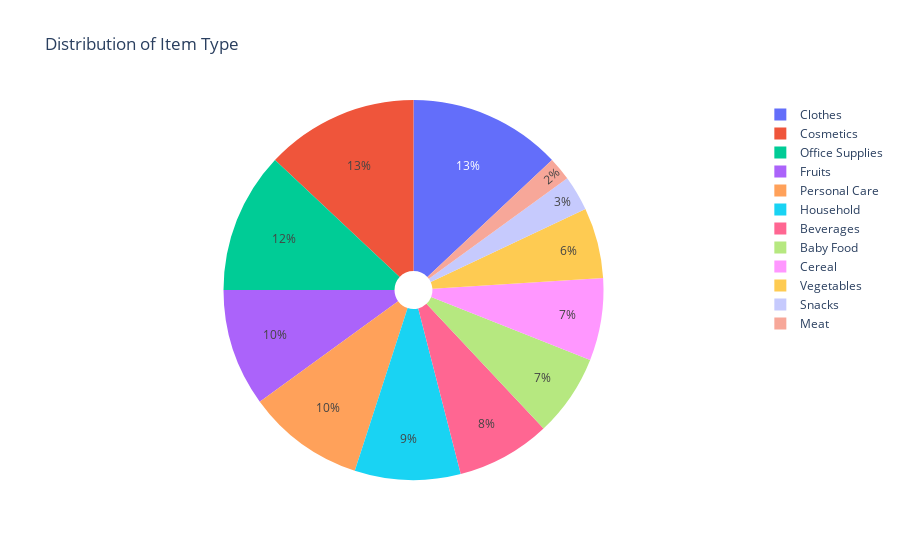

Notebook source saved alongside this figure:
### Markdown cell above
# Distribution of Item Type

### Code cell
F=df['Item_Type'].value_counts().sort_values(ascending=False)
label=F.index
size=F.values
trace =go.Pie(labels=label, values=size, marker=dict(), hole=.1)
data_trace = [trace]
layout = go.Layout(title='Distribution of Item Type')
fig=go.Figure(data=data_trace,layout=layout)
py.iplot(fig)

### Figure 1 — Plotly figure (JSON) as saved in the notebook; plotly's stock layout.template omitted (floating-point values rounded to 4 significant figures)
{"data": [{"hole": 0.1, "labels": ["Clothes", "Cosmetics", "Office Supplies", "Fruits", "Personal Care", "Household", "Beverages", "Baby Food", "Cereal", "Vegetables", "Snacks", "Meat"], "type": "pie", "values": [13, 13, 12, 10, 10, 9, 8, 7, 7, 6, 3, 2]}], "layout": {"title": {"text": "Distribution of Item Type"}}}
